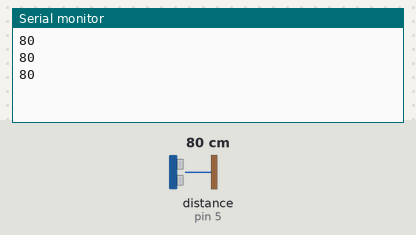
Simulated run of this sketch. Board: Arduino Uno, built with avr-gcc and run on an emulated ATmega328P. On the bench: the last lines printed to the serial monitor. Inputs (shaded band) come from the test bench; at power-on: distance to the obstacle (sensor on pin 5) 80 cm.

Above: at 1.3 s.
1.4 s: distance to the obstacle (sensor on pin 5) set to 2 cm
At 1.9 s:
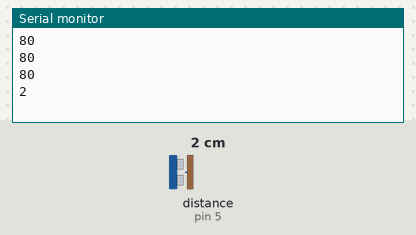
2.9 s: distance to the obstacle (sensor on pin 5) set to 4 cm
At 3.3 s:
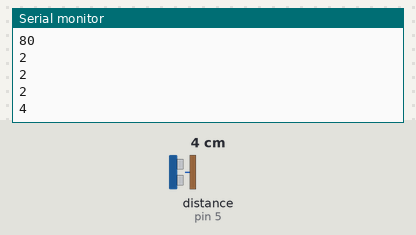
Timing chart, 0 to 5.9 s (numbered marks = the images above; inputs shaded):
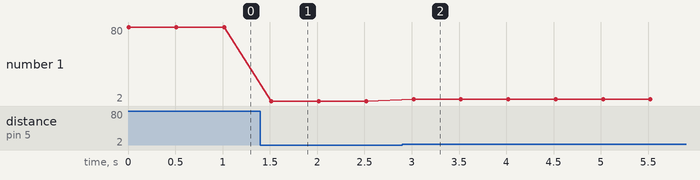

Measured:
- after the input at 1.4 s, the serial monitor: prints a new line after 0.12 s (image 1)
- after the input at 2.9 s, the serial monitor: prints a new line after 0.12 s (image 2)
- plotted number 1: 80 → 2 after the input at 1.4 s, 2 → 4 after the input at 2.9 s

The sketch:

047_Distance_HC-SR04.ino
```cpp
//A full description of this module (and many others) can be downloaded at: https://eve_arduino

#include <HCSR04.h>

UltraSonicDistanceSensor distanceSensor(6, 5);

void setup ()
{
    Serial.begin(9600);
}

void loop ()
{

    Serial.println(int(distanceSensor.measureDistanceCm()));
    delay(500);
}
```
